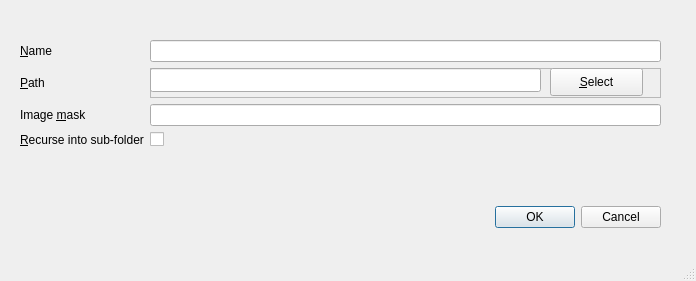
<?xml version="1.0" encoding="UTF-8"?>
<ui version="4.0">
 <class>Dialog</class>
 <widget class="QDialog" name="Dialog">
  <property name="geometry">
   <rect>
    <x>0</x>
    <y>0</y>
    <width>696</width>
    <height>281</height>
   </rect>
  </property>
  <property name="windowTitle">
   <string>Profile</string>
  </property>
  <property name="sizeGripEnabled">
   <bool>true</bool>
  </property>
  <widget class="QWidget" name="layoutWidget">
   <property name="geometry">
    <rect>
     <x>20</x>
     <y>40</y>
     <width>641</width>
     <height>188</height>
    </rect>
   </property>
   <layout class="QVBoxLayout" name="verticalLayout">
    <item>
     <layout class="QFormLayout" name="formLayout">
      <property name="sizeConstraint">
       <enum>QLayout::SetNoConstraint</enum>
      </property>
      <item row="0" column="0">
       <widget class="QLabel" name="label">
        <property name="text">
         <string>&amp;Name</string>
        </property>
        <property name="buddy">
         <cstring>name</cstring>
        </property>
       </widget>
      </item>
      <item row="0" column="1">
       <widget class="QLineEdit" name="name">
        <property name="whatsThis">
         <string>&lt;html&gt;&lt;head/&gt;&lt;body&gt;&lt;p&gt;Name of the profile&lt;/p&gt;&lt;p&gt;Will be used in the &lt;span style=&quot; font-style:italic;&quot;&gt;Profiles&lt;/span&gt; menu&lt;/p&gt;&lt;/body&gt;&lt;/html&gt;</string>
        </property>
       </widget>
      </item>
      <item row="1" column="0">
       <widget class="QLabel" name="label_2">
        <property name="minimumSize">
         <size>
          <width>0</width>
          <height>24</height>
         </size>
        </property>
        <property name="text">
         <string>&amp;Path</string>
        </property>
        <property name="buddy">
         <cstring>path</cstring>
        </property>
       </widget>
      </item>
      <item row="1" column="1">
       <widget class="QFrame" name="frame">
        <property name="minimumSize">
         <size>
          <width>0</width>
          <height>30</height>
         </size>
        </property>
        <property name="frameShape">
         <enum>QFrame::StyledPanel</enum>
        </property>
        <property name="frameShadow">
         <enum>QFrame::Raised</enum>
        </property>
        <widget class="QLineEdit" name="path">
         <property name="geometry">
          <rect>
           <x>0</x>
           <y>0</y>
           <width>391</width>
           <height>24</height>
          </rect>
         </property>
         <property name="whatsThis">
          <string>Path of the image (jpeg) files</string>
         </property>
        </widget>
        <widget class="QPushButton" name="change">
         <property name="geometry">
          <rect>
           <x>400</x>
           <y>0</y>
           <width>93</width>
           <height>28</height>
          </rect>
         </property>
         <property name="text">
          <string>&amp;Select</string>
         </property>
        </widget>
       </widget>
      </item>
      <item row="2" column="0">
       <widget class="QLabel" name="label_3">
        <property name="text">
         <string>Image &amp;mask</string>
        </property>
        <property name="buddy">
         <cstring>mask</cstring>
        </property>
       </widget>
      </item>
      <item row="2" column="1">
       <widget class="QLineEdit" name="mask">
        <property name="whatsThis">
         <string>Pattern of camera images (e.g. IMG*.JPG or DSCF*.JPG)</string>
        </property>
       </widget>
      </item>
      <item row="3" column="0">
       <widget class="QLabel" name="recurseIntoSubFolderLabel">
        <property name="text">
         <string>&amp;Recurse into sub-folder</string>
        </property>
        <property name="buddy">
         <cstring>recurse</cstring>
        </property>
       </widget>
      </item>
      <item row="3" column="1">
       <widget class="QCheckBox" name="recurse"/>
      </item>
     </layout>
    </item>
    <item>
     <spacer name="verticalSpacer">
      <property name="orientation">
       <enum>Qt::Vertical</enum>
      </property>
      <property name="sizeHint" stdset="0">
       <size>
        <width>20</width>
        <height>40</height>
       </size>
      </property>
     </spacer>
    </item>
    <item>
     <widget class="QDialogButtonBox" name="buttonBox">
      <property name="standardButtons">
       <set>QDialogButtonBox::Cancel|QDialogButtonBox::Ok</set>
      </property>
     </widget>
    </item>
   </layout>
  </widget>
 </widget>
 <tabstops>
  <tabstop>name</tabstop>
  <tabstop>path</tabstop>
  <tabstop>change</tabstop>
  <tabstop>mask</tabstop>
  <tabstop>recurse</tabstop>
 </tabstops>
 <resources/>
 <connections>
  <connection>
   <sender>buttonBox</sender>
   <signal>rejected()</signal>
   <receiver>Dialog</receiver>
   <slot>reject()</slot>
   <hints>
    <hint type="sourcelabel">
     <x>340</x>
     <y>212</y>
    </hint>
    <hint type="destinationlabel">
     <x>347</x>
     <y>140</y>
    </hint>
   </hints>
  </connection>
 </connections>
</ui>
